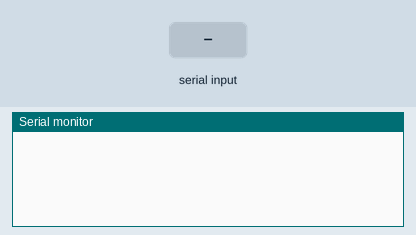
Simulated run of this sketch. Board: Arduino Uno, built with avr-gcc and run on an emulated ATmega328P. Shown: the last lines printed to the serial monitor. The inputs (shaded band) are chosen by the test bench.

Above: at 1.2 s.
1.3 s: "X 1\n" received over Serial
At 2.1 s:
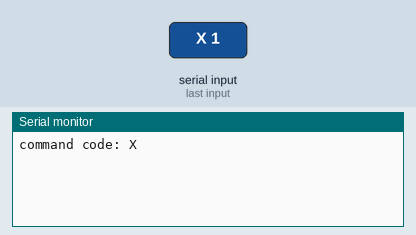
2.8 s: "20505 1\n" received over Serial
At 3.4 s:
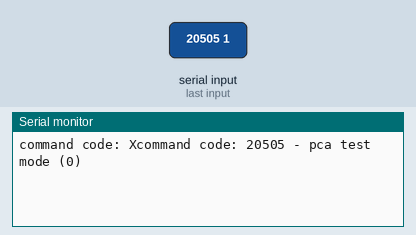
4.3 s: "20000 1\n" received over Serial
At 5.7 s:
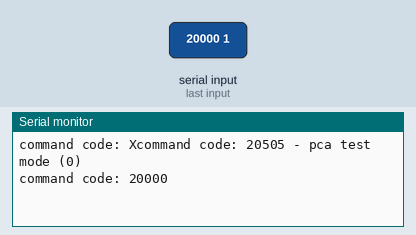

The sketch:

PcaLedControl.ino
```cpp
#include <Adafruit_PWMServoDriver.h>
#define PCA_PINS 16

Adafruit_PWMServoDriver pwmOne = Adafruit_PWMServoDriver(0x40);
Adafruit_PWMServoDriver pwmTwo = Adafruit_PWMServoDriver(0x41);
Adafruit_PWMServoDriver pwmThree = Adafruit_PWMServoDriver(0x42);

String command;
int testModeIndex = 0;
bool testModeAllPinsOn = false;
long previousMillis = 0;
bool testMode = true;

void setup() {
  // PWM configuration
  pwmOne.begin();
  pwmOne.setPWMFreq(1600);

  pwmTwo.begin();
  pwmTwo.setPWMFreq(1600);

  pwmThree.begin();
  pwmThree.setPWMFreq(1600);

  // Serial port configurartion
  Serial.begin(9600);
  Serial.setTimeout(10);
}

void loop() {

  if (Serial.available()) {
    char c = Serial.read();

    if (c == '\n') {
      parseCommand(command);
      command = "";
    } else {
      command += c;
    }
  }

  if (testMode == true) {
    unsigned long currentMillis = millis();
    if(currentMillis - previousMillis > 25) {

      previousMillis = currentMillis;

      if (testModeAllPinsOn == false) {
        pwmOne.setPWM(testModeIndex, 4096, 0);
        pwmTwo.setPWM((PCA_PINS - (testModeIndex + 1)), 4096, 0);
        pwmThree.setPWM(testModeIndex, 4096, 0);
      } else {
        pwmOne.setPWM(testModeIndex, 0, 4096);
        pwmTwo.setPWM((PCA_PINS - (testModeIndex + 1)), 0, 4096);
        pwmThree.setPWM((PCA_PINS - (testModeIndex + 1)), 0, 4096);
      }

      testModeIndex++;
      if (testModeIndex >= PCA_PINS) {
        testModeIndex = 0;
        testModeAllPinsOn = !testModeAllPinsOn;
      }
    }
  }
}

int getPcaPinIndex(String com) {
  return com.substring(com.indexOf(" ") + 1, com.indexOf("X")).toInt();
}

void parseCommand(String com) {
  String _cmd = com.substring(0, com.indexOf(" "));

  Serial.print("command code: ");
  Serial.print(_cmd);

  if (_cmd == "20505") {
    _testMode();
  } else if (_cmd == "20000" && testMode == false) {
    resetAllPcaLeds();
  } else if (_cmd == "21001" && testMode == false) {
    turnOnPcaLed(com);
  } else if (_cmd == "21000" && testMode == false) {
    turnOffPcaLed(com);
  } else if (_cmd == "21011" && testMode == false) {
    // fadeIn(com);
  } else if (_cmd == "21010" && testMode == false) {
    // fadeOut(com);
  }
}

void resetAllPcaLeds() {
  for (int x = 0; x < PCA_PINS; x++) {
    pwmOne.setPWM(x, 0, 4096);
    pwmTwo.setPWM(x, 0, 4096);
  }
}

//void fadeIn(String com) {
//  int _index = getPcaPinIndex(com);
//
//  for (int i = 0; i < 4096; i += 8) {
//      pwm.setPWM(_index, 0, (i) % 4096 );
//  }
//}
//
//void fadeOut(String com) {
//  int _index = getPcaPinIndex(com);
//
//  for (int j = 4096; j >= 0; j -= 8) {
//      pwm.setPWM(_index, 0, j);
//  }
//}
//
void turnOnPcaLed(String com) {
  int _index = getPcaPinIndex(com);

  pwmOne.setPWM(_index, 4096, 0);
  pwmTwo.setPWM(_index, 4096, 0);
}


void turnOffPcaLed(String com) {
  int _index = getPcaPinIndex(com);

  pwmOne.setPWM(_index, 0, 4096);
  pwmTwo.setPWM(_index, 0, 4096);
}

void _testMode() {
  testMode = !testMode;

  Serial.print(" - pca test mode (");
  Serial.print(testMode);
  Serial.println(")");


  if (testMode == false) {
    testModeIndex = 0;
    testModeAllPinsOn = false;
  }

  resetAllPcaLeds();
}
```

Measured:
- after the input at 1.3 s, the serial monitor: prints a new line at once (image 1)
- after the input at 2.8 s, the serial monitor: prints a new line at once (image 2)
- after the input at 4.3 s, the serial monitor: prints a new line at once (image 3)
